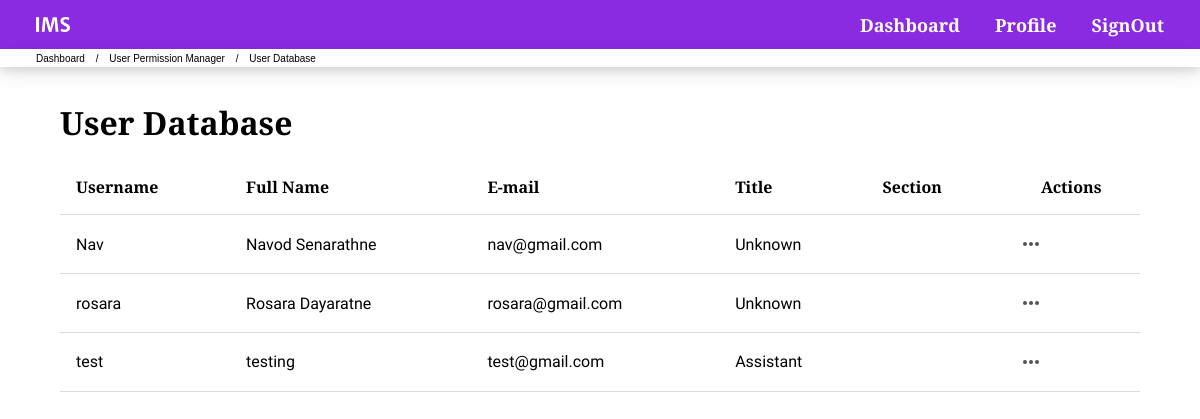
The page /temp.php (signed in) on the database as committed earlier.
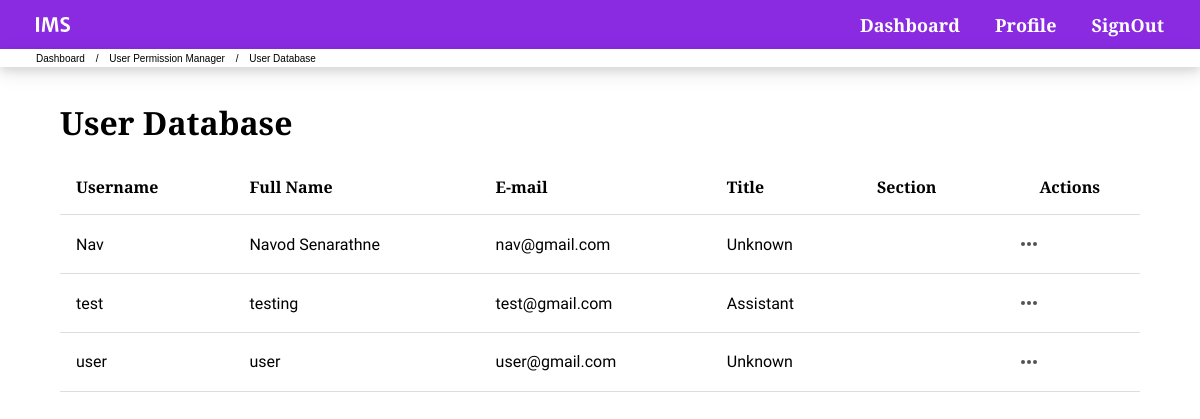
The same page on the database as committed later.
### tables this page shows
CREATE TABLE `users` (
  `username` varchar(50) NOT NULL,
  `password` varchar(65) NOT NULL,
  `fullName` varchar(100) NOT NULL,
  `email` varchar(100) NOT NULL,
  `userSection` varchar(50) DEFAULT NULL,
  `userP` int(11) NOT NULL DEFAULT 0
);

### temp.php (the view, shortened to what this page needs)
<?php
require_once "include/dbh.php";
$stmt = "SELECT username, fullname, email,
            CASE
                WHEN userP = 1 THEN 'Assistant'
                WHEN userP = 2 THEN 'Supervisor'
                WHEN userP = 3 THEN 'Administrator'
                ELSE 'Unknown'
            END AS title, userSection FROM users;";
$result = mysqli_query($conn, $stmt);
$resultcheck = mysqli_num_rows($result);
?>
<!DOCTYPE html>
<html lang="en">
<head>
    <link rel="stylesheet" type="text/css" href="css/main.css">
    <link rel="stylesheet" type="text/css" href="css/table.css">
</head>
<body>
    <?php include "include/navbar.php" ?>
    <div class="bread">
        <ul class="breadcrumb">
            <li><a href="dashboard.php">Dashboard</a></li>
            <li>User Permission Manager</li>
            <li>User Database</li>
        </ul>
    </div>
    <br>
    <div class="container">
        <h1>User Database</h1>
        <div class="table">
            <table>
                <tr>
                    <th>Username</th>
                    <th>Full Name</th>
                    <th>E-mail</th>
                    <th>Title</th>
                    <th>Section</th>
                    <th>Actions</th>
                </tr>
                <?php
                if ($resultcheck > 0) {
                    while ($row = mysqli_fetch_assoc($result)) {
                        echo "<tr>";
                        echo "<td>".$row['username']."</td>";
                        echo "<td>".$row['fullname']."</td>";
                        echo "<td>".$row['email']."</td>";
                        echo "<td>".$row['title']."</td>";
                        echo "<td>".$row['userSection']."</td>";
                        echo "<td>";
                        echo "<div class='menuContainer'>";
                        echo "<button class='menuBtn'><div class=\"editCircle\"><img src=\"img/3dots.svg\"></div></button>";
                        echo "</div>";
                        echo "</td>";
                        echo "</tr>";
                    }
                }
                ?>
            </table>
        </div>
    </div>
</body>
</html>

### include/navbar.php (shortened to what this page needs)
<header>
    <img class="navLogo" src="img/shortLogoW.svg">
    <nav class="navText">
        <div><a href="dashboard.php">Dashboard</a></div>
        <div><a href="profileMenu.php">Profile</a></div>
        <div><a href="signout.php">SignOut</a></div>
    </nav>
</header>

### css/main.css (style rules this page uses)
* { font-family: 'Merriweather Sans', sans-serif; padding: 0; margin: 0; box-sizing: border-box; }
h1 { margin: 1rem 0; }
body { background-color: white; font-weight: 300; }
header { display: flex; align-items: center; justify-content: space-between; padding: .5% 3%; height: 50%; background-color: blueviolet; color: white; font-weight: 700; font-size: large; }
a { text-decoration: none; color: black; }
header a { color: white; }
.navLogo { cursor: pointer; max-width: 3%; margin: 1% 0; }
.navText { display: flex; justify-content: flex-end; white-space: nowrap; gap: 15%; }
.bread { font-size: 10px; padding: 0.3% 3%; box-shadow: 0 4px 8px 0 rgba(0, 0, 0, 0.1), 0 6px 20px 0 rgba(0, 0, 0, 0.1); }
ul.breadcrumb { list-style: none; font-weight: 500; }
ul.breadcrumb li { display: inline; }
ul.breadcrumb li+li:before { padding: 8px; content: "/\00a0"; }
ul.breadcrumb li a { color: 1blueviolet; text-decoration: none; }
.container { max-width:90vw; margin: auto; }

### css/table.css (style rules this page uses)
table { width: 100%; border-collapse: collapse; }
th { text-align: left; }
td { font-family: 'Assistant', sans-serif; }
th, td { padding: 1rem; border-bottom: 1px solid #ddd; vertical-align: center; }
th:last-child { text-align: center; }
.editCircle { background-color: white; border-radius: 50%; display: flex; justify-content: center; align-items: center; aspect-ratio: 1 / 1; height: 1.6rem; border: 2px solid rgb(255, 255, 255); transition: border 0.1s ease-in-out; cursor: pointer; }
.menuContainer { position: relative; display: inline-block; }
.menuBtn { background-color: transparent; border: none; cursor: pointer; }

Rows that differ between the two databases and show on the page:
removed users: username "rosara", fullName "Rosara Dayaratne", email "rosara@gmail.com", title "Unknown"
added users: username "user", fullName "user", email "user@gmail.com", title "Unknown"
